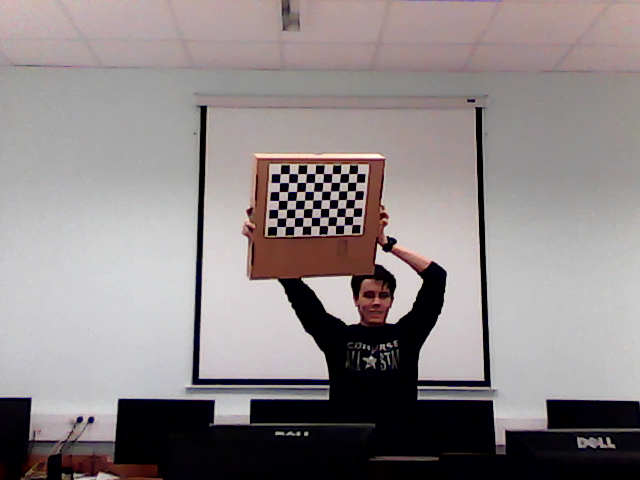
%> input picture cam_0 (10).png, 640 x 480 px
$ octave --eval "result = human_skin('cam_0 (10).png');"   (GNU Octave 9; MATLAB toolbox functions it lacks are replaced by stand-ins)
%> lines starting %> are read from the running program, lines starting %| are printed output that depends on the picture; in (x1, y1, x2, y2) boxes, pixels count from 0 and x2, y2 are one past the last pixel; in counts of white or black regions, pixels touching at a corner belong together; the program's own positions count from 1
function BW1 = human_skin(image_path)
%> called with image_path = 'cam_0 (10).png'
    %Detection of Face on the basis of skin color
    close all;
    clc
    I=imread(image_path);
%> I is the input picture: size 480x640x3 uint8; mean R, G, B 141.5, 133.8, 134.7
    %imshow(I)
    cform = makecform('srgb2lab');
    J = applycform(I,cform);
%> J: size 480x640x3 uint8; mean of channels 1, 2, 3 141.3, 131.2, 128.9
    %figure;imshow(J);
    K=J(:,:,2);
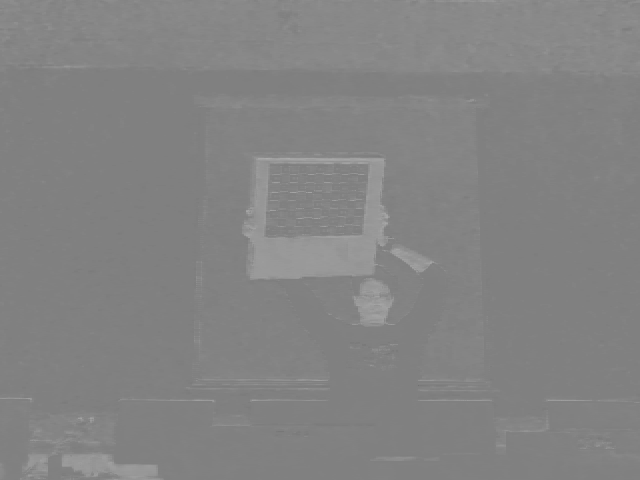
%> K: size 480x640 uint8; min 112, max 172, mean 131.2
    %figure;imshow(K);
    L=graythresh(J(:,:,2));
%> L = 0.549
    BW1=im2bw(J(:,:,2),L);
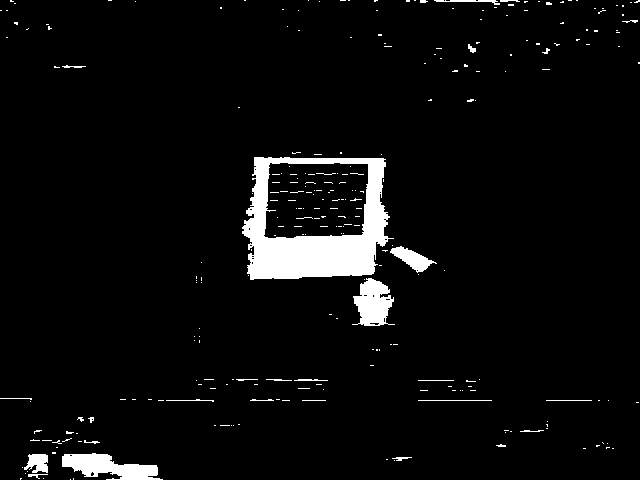
%> BW1: size 480x640 logical; 4.7% white; 267 white regions (238 under 20 px), largest, box (x1, y1, x2, y2) and area: (242, 157, 394, 280) 8619, (62, 453, 163, 480) 1576, (352, 278, 395, 326) 1305
    figure;imshow(BW1);
    M=graythresh(J(:,:,3));
%> M = 0.529
    %figure;imshow(J(:,:,3));
    BW2=im2bw(J(:,:,3),M);
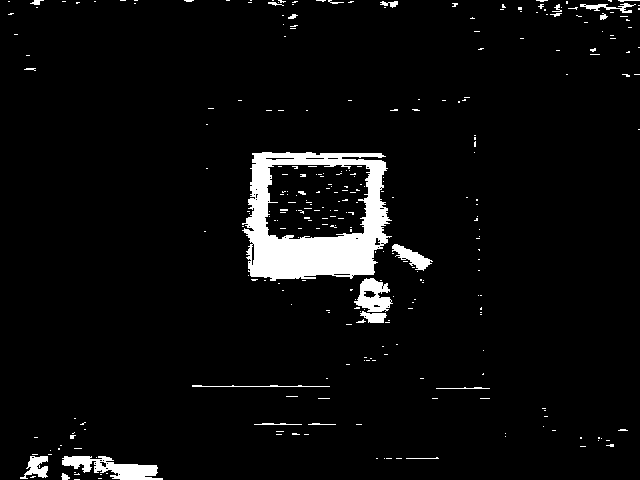
%> BW2: size 480x640 logical; 4.8% white; 294 white regions (270 under 20 px), largest, box (x1, y1, x2, y2) and area: (242, 152, 392, 281) 9363, (62, 456, 163, 480) 1240, (354, 278, 393, 312) 779
    %figure;imshow(BW2);
    O=BW1.*BW2;
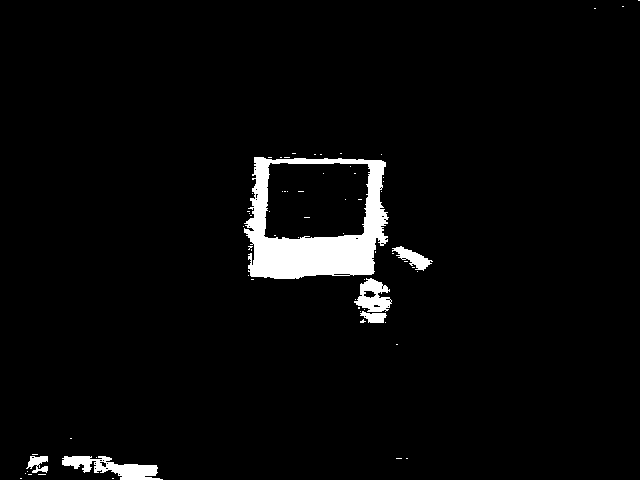
%> O: size 480x640 double; values 0 (black) and 1 (white), 3.5% white; 67 white regions (61 under 20 px)
    % Bounding box
    P=bwlabel(O,8);
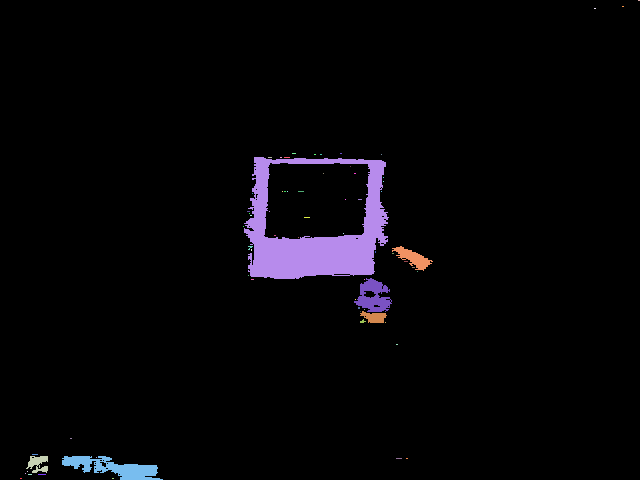
%> P: size 480x640 double; 68 distinct labels, from 0 to 67; one colour per label, 0 black
    BB=regionprops(P,'Boundingbox');
%> BB = 67 regions; largest, box (x1, y1, x2, y2): (244, 157, 389, 279), (62, 456, 163, 480), (354, 278, 392, 312), (392, 246, 433, 271), (26, 456, 48, 473)
    BB1=struct2cell(BB);
%> BB1 = 67 items
    BB2=cell2mat(BB1);
%> BB2 = 268 values, max 638.5 at index 265, min 0.5 at index 266, mean 142.3
    [s1 s2]=size(BB2);
%> s1 = 1; s2 = 268
    mx=0;
    for k=3:4:s2-1
        p=BB2(1,k)*BB2(1,k+1);
        if p>mx & (BB2(1,k)/BB2(1,k+1))<1.8
            mx=p;
            j=k;
        end
    end
%> this loop made 67 passes
%> (k, p, mx, j) on passes 2, 3, 13: (7, 1, 1, 7), (11, 374, 374, 11), (51, 17690, 17690, 51)
%> (k, p) on passes 1, 4, 5, 6, 7, 8: (3, 2), (15, 1), (19, 4), (23, 6), (27, 8), (31, 2424)
%> `result = human_skin('cam_0 (10).png');`:
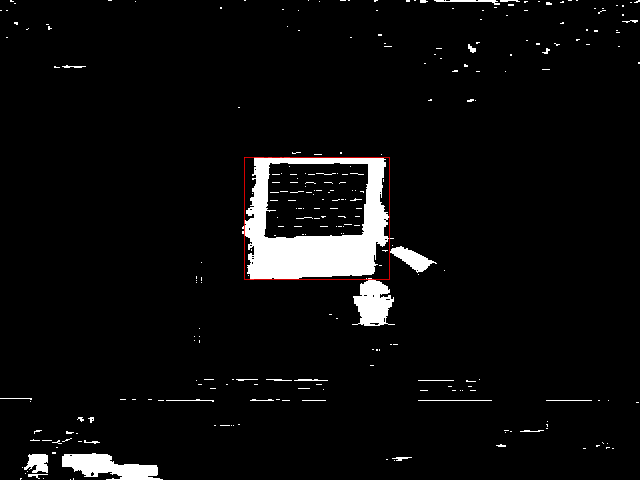
%> figure redrawn from the program's plot data
    %figure,imshow(I);
    hold on;
    rectangle('Position',[BB2(1,j-2),BB2(1,j-1),BB2(1,j),BB2(1,j+1)],'EdgeColor','r' )
end

$ run again, on cam_1 (10).png
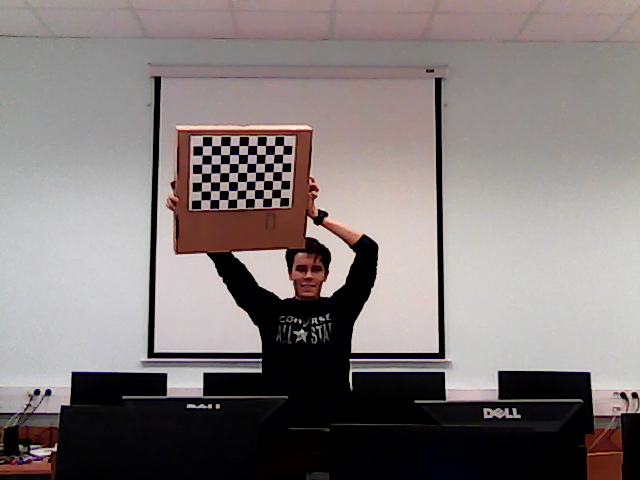
%> input picture cam_1 (10).png, 640 x 480 px
%> in human_skin, I is the input picture: size 480x640x3 uint8; mean R, G, B 130.4, 122.5, 121.8
%> J: size 480x640x3 uint8; mean of channels 1, 2, 3 129.6, 131.1, 129.7
%> L = 0.549
%> in human_skin, `BW1=im2bw(J(:,:,2),L);`:
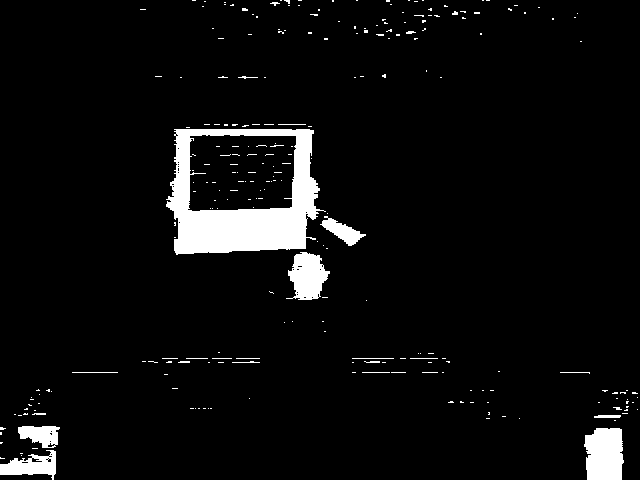
%> BW1: size 480x640 logical; 5.3% white; 250 white regions (227 under 20 px), largest, box (x1, y1, x2, y2) and area: (166, 129, 326, 255) 9247, (584, 428, 624, 480) 1819, (286, 252, 330, 300) 1364
%> M = 0.537
%> BW2: size 480x640 logical; 4.9% white; 168 white regions (154 under 20 px), largest, box (x1, y1, x2, y2) and area: (166, 123, 320, 255) 9592, (585, 428, 623, 480) 1755, (288, 252, 330, 299) 1079
%> O: size 480x640 double; values 0 (black) and 1 (white), 4.3% white; 55 white regions (48 under 20 px)
%> P: size 480x640 double; 56 distinct labels, from 0 to 55
%> BB = 55 regions; largest, box (x1, y1, x2, y2): (166, 129, 320, 254), (585, 428, 623, 480), (288, 252, 329, 298), (0, 455, 56, 477), (322, 217, 366, 245)
%> BB1 = 55 items
%> BB2 = 220 values, max 634.5 at index 217, min 0.5 at index 1, mean 138.6
%> s1 = 1; s2 = 220
%> the loop in human_skin, `for k=3:4:s2-1` made 55 passes
%> (k, p, mx, j) on passes 2, 3, 10, 14: (7, 4, 4, 7), (11, 6, 6, 11), (39, 48, 48, 39), (55, 19250, 19250, 55)
%> `result = human_skin('cam_0 (10).png');`:
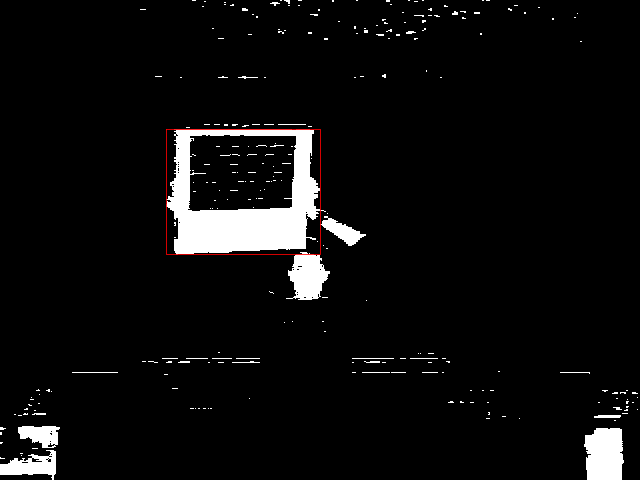
%> figure redrawn from the program's plot data

$ run again, on cam_0.png
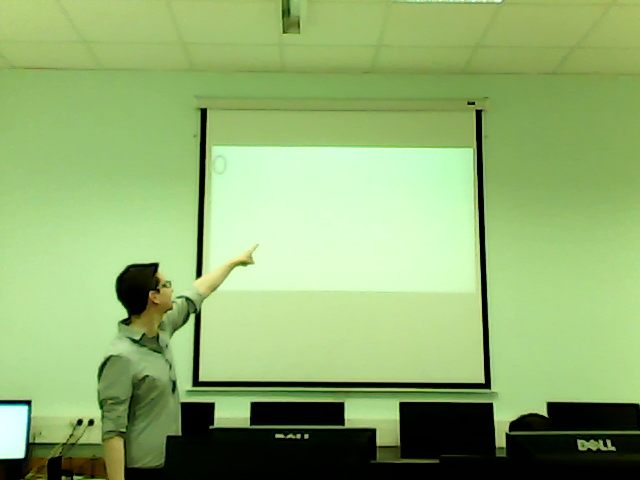
%> input picture cam_0.png, 640 x 480 px
%> in human_skin, I is the input picture: size 480x640x3 uint8; mean R, G, B 143.1, 175, 110.7
%> J: size 480x640x3 uint8; mean of channels 1, 2, 3 170.3, 108.8, 156.6
%> L = 0.451
%> in human_skin, `BW1=im2bw(J(:,:,2),L);`:
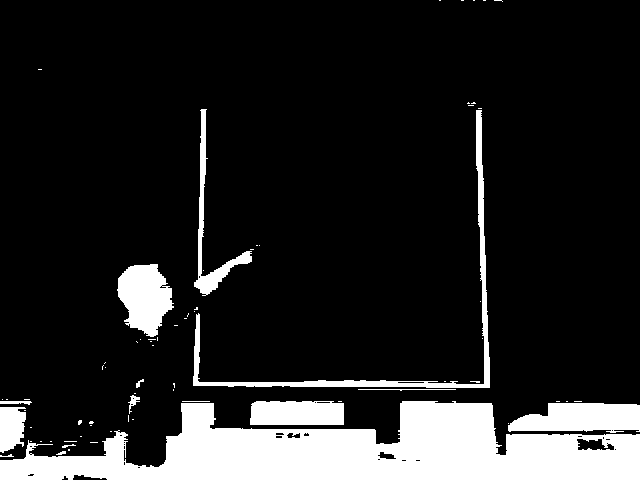
%> BW1: size 480x640 logical; 14.4% white; 73 white regions (58 under 20 px), largest, box (x1, y1, x2, y2) and area: (0, 401, 640, 480) 29632, (193, 110, 490, 388) 3380, (508, 403, 640, 433) 3086
%> M = 0.584
%> BW2: size 480x640 logical; 76.9% white; 110 black regions (88 under 20 px), largest, box (x1, y1, x2, y2) and area: (212, 147, 452, 288) 29466, (124, 401, 640, 480) 25973, (190, 110, 492, 389) 3484
%> O: size 480x640 double; values 0 (black) and 1 (white), 1.6% white; 134 white regions (122 under 20 px)
%> P: size 480x640 double; 135 distinct labels, from 0 to 134
%> BB = 134 regions; largest, box (x1, y1, x2, y2): (62, 433, 128, 480), (130, 270, 174, 337), (194, 251, 252, 296), (376, 442, 439, 463), (20, 454, 56, 480)
%> BB1 = 134 items
%> BB2 = 536 values, max 636.5 at index 533, min 0.5 at index 318, mean 175.9
%> s1 = 1; s2 = 536
%> the loop in human_skin, `for k=3:4:s2-1` made 134 passes
%> (k, p, mx, j) on passes 1, 11: (3, 936, 936, 3), (43, 3102, 3102, 43)
%> `result = human_skin('cam_0 (10).png');`:
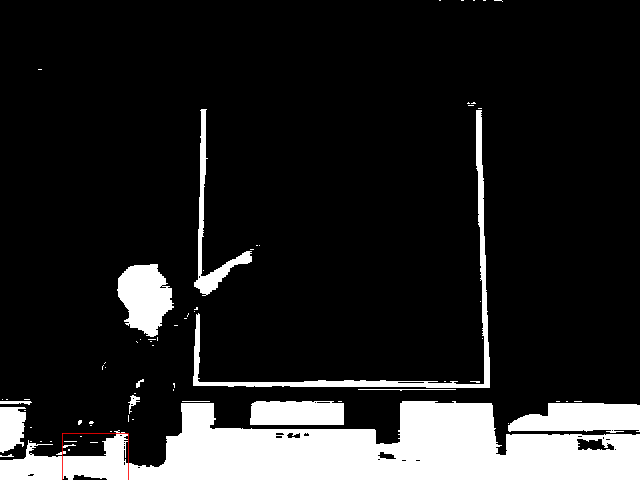
%> figure redrawn from the program's plot data

$ run again, on cam_1.png
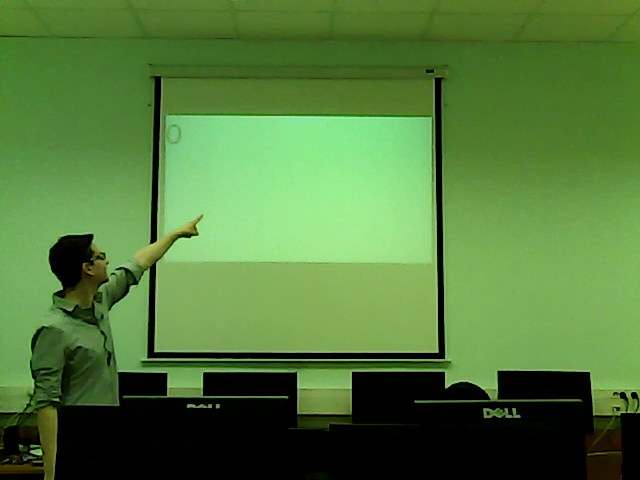
%> input picture cam_1.png, 640 x 480 px
%> in human_skin, I is the input picture: size 480x640x3 uint8; mean R, G, B 81.9, 121.9, 58.6
%> J: size 480x640x3 uint8; mean of channels 1, 2, 3 117.5, 105.5, 156.4
%> L = 0.443
%> BW1: size 480x640 logical; 22.1% white; 74 white regions (58 under 20 px), largest, box (x1, y1, x2, y2) and area: (0, 371, 640, 480) 57230, (136, 75, 448, 360) 5800, (50, 234, 110, 318) 3205
%> M = 0.573
%> BW2: size 480x640 logical; 79% white; 86 black regions (61 under 20 px), largest, box (x1, y1, x2, y2) and area: (37, 346, 640, 480) 53630, (148, 78, 445, 360) 4192, (49, 234, 94, 298) 1842
%> O: size 480x640 double; values 0 (black) and 1 (white), 1.6% white; 181 white regions (163 under 20 px)
%> in human_skin, `P=bwlabel(O,8);`:
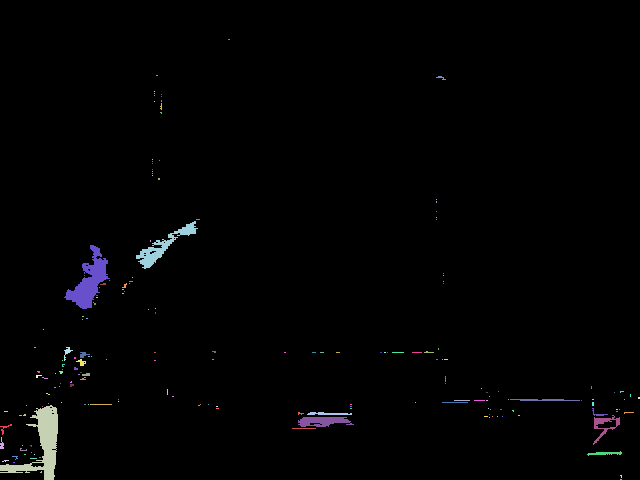
%> P: size 480x640 double; 182 distinct labels, from 0 to 181; one colour per label, 0 black
%> BB = 181 regions; largest, box (x1, y1, x2, y2): (0, 405, 58, 480), (136, 221, 198, 269), (64, 245, 110, 309), (593, 415, 620, 445), (298, 417, 354, 427)
%> BB1 = 181 items
%> BB2 = 724 values, max 638.5 at index 721, min 0.5 at index 1, mean 150.3
%> s1 = 1; s2 = 724
%> the loop in human_skin, `for k=3:4:s2-1` made 181 passes
%> (k, p, mx, j) on passes 1, 3: (3, 132, 132, 3), (11, 4350, 4350, 11)
%> `result = human_skin('cam_0 (10).png');`:
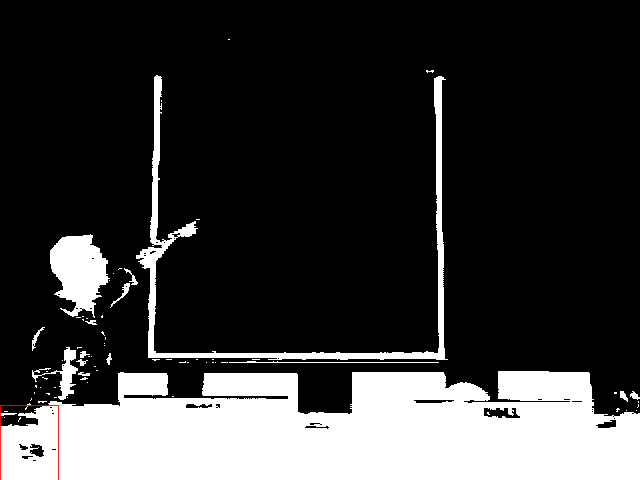
%> figure redrawn from the program's plot data
